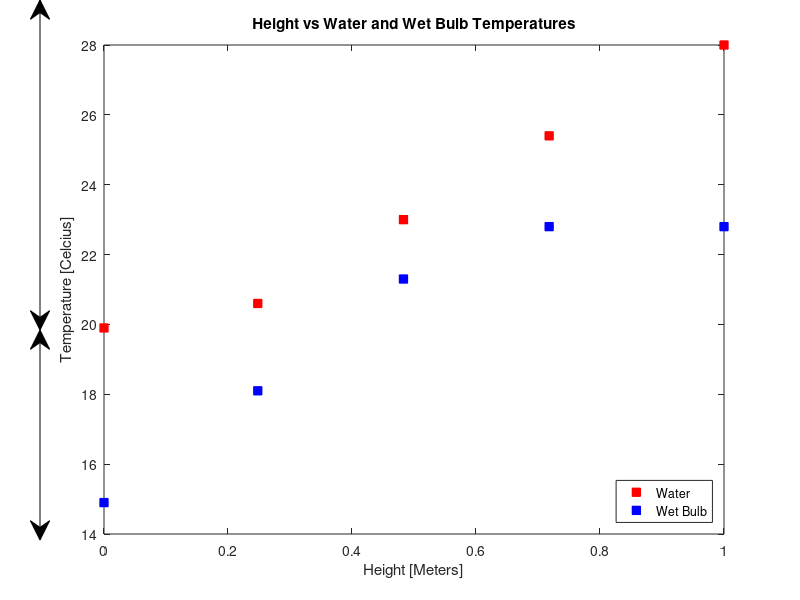

Recreate this plot in MATLAB.
%----------------------------------------------------------------------
% TFES Lab (ME EN 4650)
%
% Water Cooling Tower - Data Analysis
%
% Required Plots:
% 1a. Water temperature and wet bulb air temperature vs height
% (indicate range and approach with dimension lines)
% 1b. Efficiency vs water inlet flow rate
% 1c. Specific and relative humidity vs height (and water inlet flow rate)
% 1d. Dry bulb temperatures vs height (and water inlet flow rate)
% 1e. Ratio of water outlet and inlet flow rates vs inlet water
% temperature
% 1f. Heat transfer rate to air and surroundings vs inlet water
% temperature
%
% Curve fit the makeup water flow rate to the inlet water temperature
%
% Brandon Lim
% 8/28/2024
%----------------------------------------------------------------------
clear, clc, close all

% Ambient temperature and barometric in the lab
Tamb = 21.5; %oC
Pbaro = 85.6; %kPa

% Parsed data from raw data sheet 
Mdot_wIn = [28 20 40];    %inlet water flow speed (kg/s)
T1 = [25 25.1 25.3];      %T1, air inlet temperature, dry bulb (oC)
T2 = [14.9 14.7 14.6];    %T2, air inlet temperature, wet bulb (oC)
T3 = [24.7 24.5 24.6];    %T3, air outlet temperature, dry bulb (oC)
T4 = [22.8 22.8 23];      %T4, air outlet temperature, wet bulb (oC)
T5 = [28 30.1 26.8];      %T5, water inlet temperature (oC)
T6 = [19.9 19.2 20.6];    %T6, water outlet temperature (oC)
t1 = [22.8 22.6 23.1];    %t1, air temperature at H, wet bulb (oC)
t2 = [22.7 22.4 23.2];    %t2, air temperature at H, dry bulb (oC)
t3 = [25.4 25.9 25.1];    %t3, water temperature at H (oC)
t4 = [21.3 21.3 22];      %t4, air temperature at G, wet bulb (oC)
t5 = [21 20.8 21.5];      %t5, air temperature at G, dry bulb (oC)
t6 = [23 22.9 23.3];      %t6, water temperature at G (oC)
t7 = [18.1 17.6 18.8];    %t7, air temperature at F, wet bulb (oC)
t8 = [19.8 19.5 20.3];    %t8, air temperature at F, dry bulb (oC)
t9 = [20.6 19.9 21.6];    %t9, water temperature at F(oC)
deltaP_out = 10;          %pressure drop at air outlet (mm H20)
L1 = [9 9 9];             %Initial height of makeup water tank (in)
L2 = [7.125 7.1 6.875];   %Finial height of makeup water tank (in)
t = [300 300 300];        %Time of experiment (s)

%Number of different inlet water flow rates
num_exp = 3;

%Wet and dry bulb air tempeperature arrays as a function of height for
%m_dot = 30 g/s
Twb = [T2(1) t7(1) t4(1) t1(1) T4(1)]; %Wet bulb temperature vector (oC)
Tw = [T6(1) t9(1) t6(1) t3(1) T5(1)]; %Water temperature vector (oC)
height = [0 24.8 48.3 71.8 100]./100; %Height markers for each temperature in (m)

%Plotting water and wet bulb temperature as a function of height
    figure
        plot(height, Tw,"s","MarkerFaceColor","r","MarkerEdgeColor","r");
    hold on
        plot(height,Twb,"s","MarkerFaceColor","b", "MarkerEdgeColor","b");

    %Adding Legend
    legend("Water","Wet Bulb","location","southeast")

    %Adding Titles and axis labels
    hold on
    title("Height vs Water and Wet Bulb Temperatures")
    ylabel("Temperature [Celcius]")
    xlabel("Height [Meters]")

    %Adding annotations for range and approach
    annotation("doublearrow",[0.05,0.05],[0.1,0.45])
    annotation("doublearrow",[0.05,0.05],[0.45,1])
%Calculating Range and Approach
R = T5(1) - T6(1);
A = T6(1) - T2(1);



